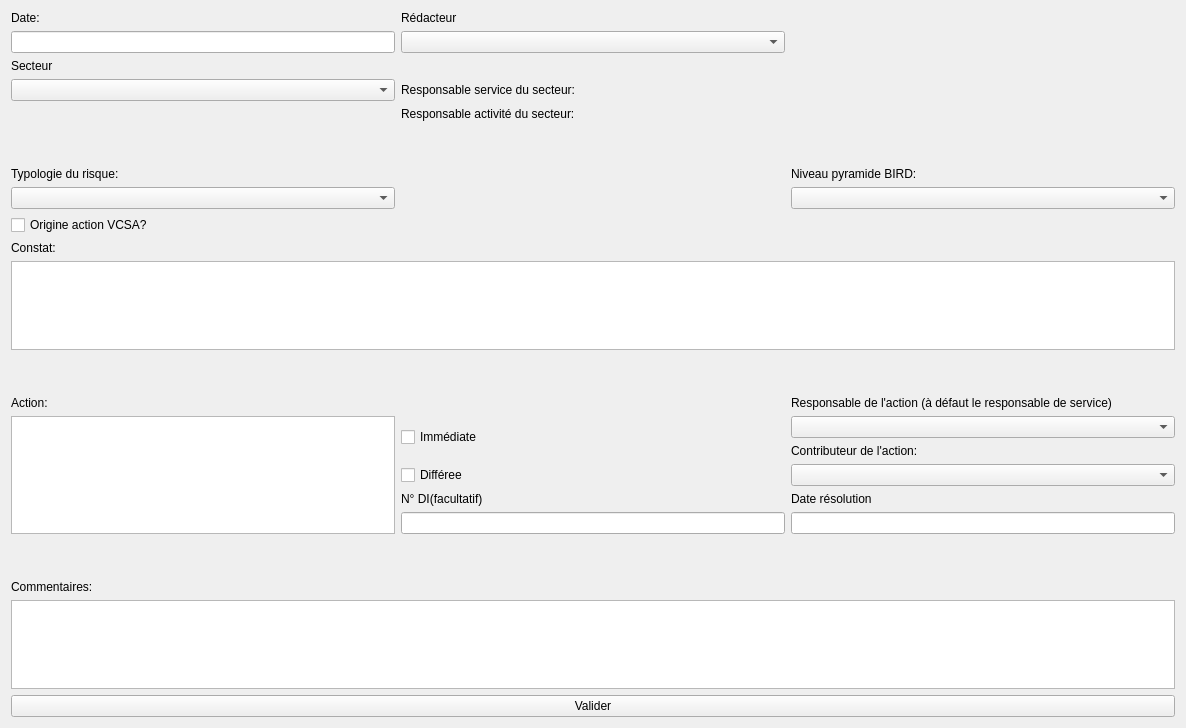
<?xml version="1.0" encoding="UTF-8"?>
<ui version="4.0">
 <class>Widget</class>
 <widget class="QWidget" name="Widget">
  <property name="geometry">
   <rect>
    <x>0</x>
    <y>0</y>
    <width>1186</width>
    <height>728</height>
   </rect>
  </property>
  <property name="windowTitle">
   <string>Form</string>
  </property>
  <layout class="QVBoxLayout" name="verticalLayout">
   <item>
    <layout class="QGridLayout" name="gridLayout">
     <item row="16" column="1">
      <widget class="QCheckBox" name="Differee">
       <property name="text">
        <string>Différee</string>
       </property>
      </widget>
     </item>
     <item row="8" column="2">
      <widget class="QComboBox" name="NivPyramide"/>
     </item>
     <item row="13" column="2">
      <widget class="QLabel" name="label_12">
       <property name="text">
        <string>Responsable de l'action (à défaut le responsable de service)</string>
       </property>
      </widget>
     </item>
     <item row="9" column="0">
      <widget class="QCheckBox" name="OrigineActionVCSA">
       <property name="text">
        <string>Origine action VCSA?</string>
       </property>
      </widget>
     </item>
     <item row="5" column="1">
      <widget class="QLabel" name="label_4">
       <property name="text">
        <string>Responsable activité du secteur:</string>
       </property>
      </widget>
     </item>
     <item row="4" column="0">
      <widget class="QComboBox" name="Secteur"/>
     </item>
     <item row="7" column="0">
      <widget class="QLabel" name="label_7">
       <property name="text">
        <string>Typologie du risque:</string>
       </property>
      </widget>
     </item>
     <item row="12" column="0">
      <spacer name="verticalSpacer_2">
       <property name="orientation">
        <enum>Qt::Vertical</enum>
       </property>
       <property name="sizeType">
        <enum>QSizePolicy::Fixed</enum>
       </property>
       <property name="sizeHint" stdset="0">
        <size>
         <width>20</width>
         <height>40</height>
        </size>
       </property>
      </spacer>
     </item>
     <item row="10" column="0">
      <widget class="QLabel" name="label_9">
       <property name="text">
        <string>Constat:</string>
       </property>
      </widget>
     </item>
     <item row="22" column="0" colspan="3">
      <widget class="QPushButton" name="BouttonValide">
       <property name="text">
        <string>Valider</string>
       </property>
      </widget>
     </item>
     <item row="15" column="2">
      <widget class="QLabel" name="label_14">
       <property name="text">
        <string>Contributeur de l'action:</string>
       </property>
      </widget>
     </item>
     <item row="6" column="1">
      <spacer name="verticalSpacer">
       <property name="orientation">
        <enum>Qt::Vertical</enum>
       </property>
       <property name="sizeType">
        <enum>QSizePolicy::Fixed</enum>
       </property>
       <property name="sizeHint" stdset="0">
        <size>
         <width>20</width>
         <height>40</height>
        </size>
       </property>
      </spacer>
     </item>
     <item row="18" column="2">
      <widget class="QLineEdit" name="DateResolution"/>
     </item>
     <item row="20" column="0" colspan="3">
      <widget class="QLabel" name="label_15">
       <property name="text">
        <string>Commentaires:</string>
       </property>
      </widget>
     </item>
     <item row="14" column="0" rowspan="5">
      <widget class="QTextEdit" name="Action"/>
     </item>
     <item row="8" column="0">
      <widget class="QComboBox" name="TypologieRisque"/>
     </item>
     <item row="18" column="1">
      <widget class="QLineEdit" name="NumID"/>
     </item>
     <item row="11" column="0" colspan="3">
      <widget class="QTextEdit" name="Constat"/>
     </item>
     <item row="1" column="1">
      <widget class="QComboBox" name="Redacteur"/>
     </item>
     <item row="0" column="1">
      <widget class="QLabel" name="label_2">
       <property name="text">
        <string>Rédacteur</string>
       </property>
      </widget>
     </item>
     <item row="0" column="0">
      <widget class="QLabel" name="label">
       <property name="text">
        <string>Date:</string>
       </property>
      </widget>
     </item>
     <item row="13" column="0">
      <widget class="QLabel" name="label_10">
       <property name="text">
        <string>Action:</string>
       </property>
      </widget>
     </item>
     <item row="17" column="2">
      <widget class="QLabel" name="label_13">
       <property name="text">
        <string>Date résolution</string>
       </property>
      </widget>
     </item>
     <item row="16" column="2">
      <widget class="QComboBox" name="ContributaurAction"/>
     </item>
     <item row="17" column="1">
      <widget class="QLabel" name="label_11">
       <property name="text">
        <string>N° DI(facultatif)</string>
       </property>
      </widget>
     </item>
     <item row="7" column="2">
      <widget class="QLabel" name="label_8">
       <property name="text">
        <string>Niveau pyramide BIRD:</string>
       </property>
      </widget>
     </item>
     <item row="14" column="1" rowspan="2">
      <widget class="QCheckBox" name="Imediate">
       <property name="text">
        <string>Immédiate</string>
       </property>
      </widget>
     </item>
     <item row="14" column="2">
      <widget class="QComboBox" name="ResponsableAction"/>
     </item>
     <item row="1" column="0">
      <widget class="QLineEdit" name="Date"/>
     </item>
     <item row="3" column="0">
      <widget class="QLabel" name="label_16">
       <property name="text">
        <string>Secteur</string>
       </property>
      </widget>
     </item>
     <item row="4" column="1">
      <widget class="QLabel" name="label_3">
       <property name="text">
        <string>Responsable service du secteur:</string>
       </property>
      </widget>
     </item>
     <item row="21" column="0" colspan="3">
      <widget class="QTextEdit" name="Commentaite"/>
     </item>
     <item row="19" column="1">
      <spacer name="verticalSpacer_3">
       <property name="orientation">
        <enum>Qt::Vertical</enum>
       </property>
       <property name="sizeType">
        <enum>QSizePolicy::Fixed</enum>
       </property>
       <property name="sizeHint" stdset="0">
        <size>
         <width>20</width>
         <height>40</height>
        </size>
       </property>
      </spacer>
     </item>
    </layout>
   </item>
  </layout>
 </widget>
 <resources/>
 <connections/>
</ui>
